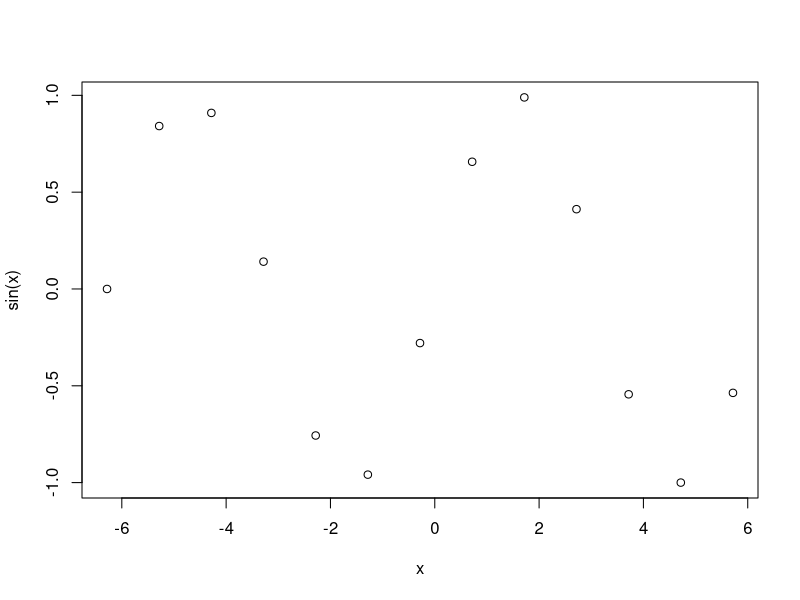
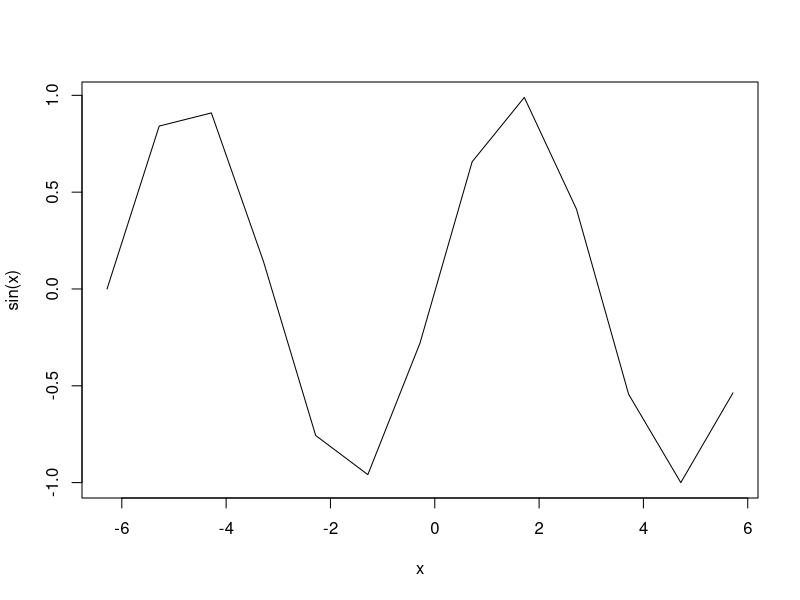
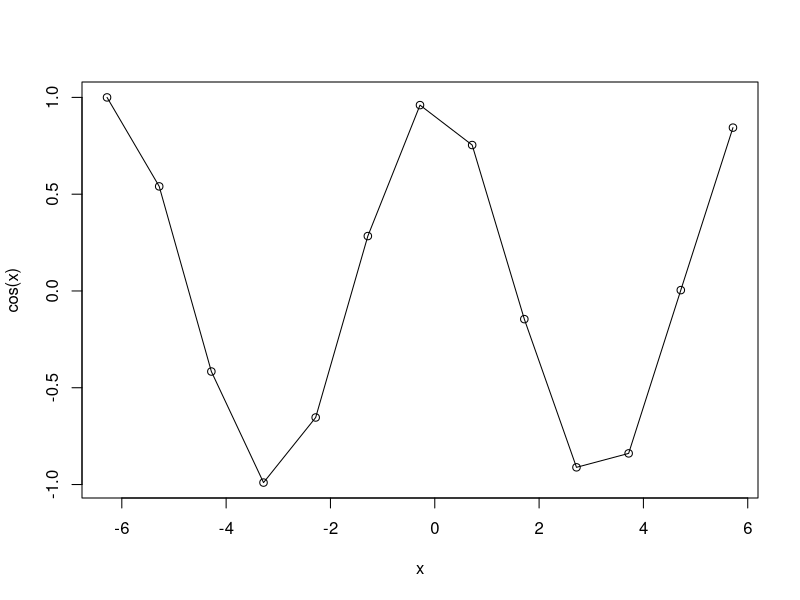
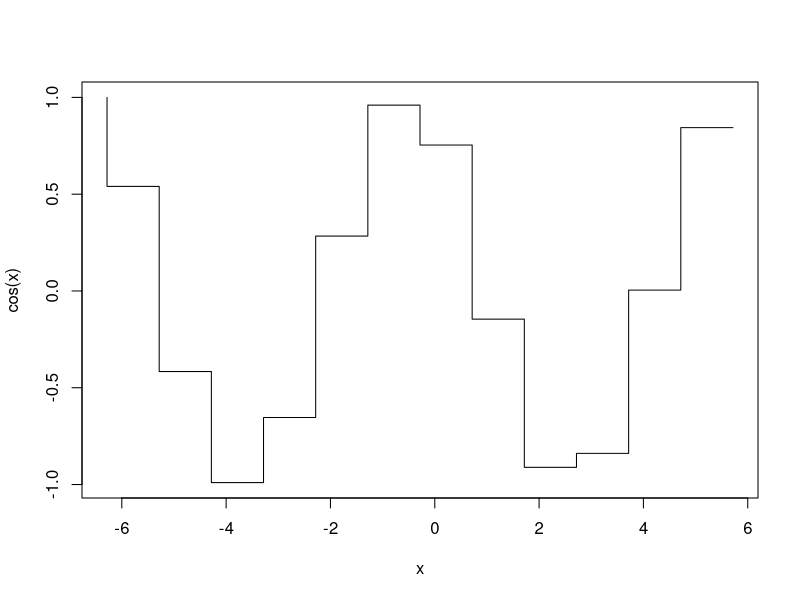
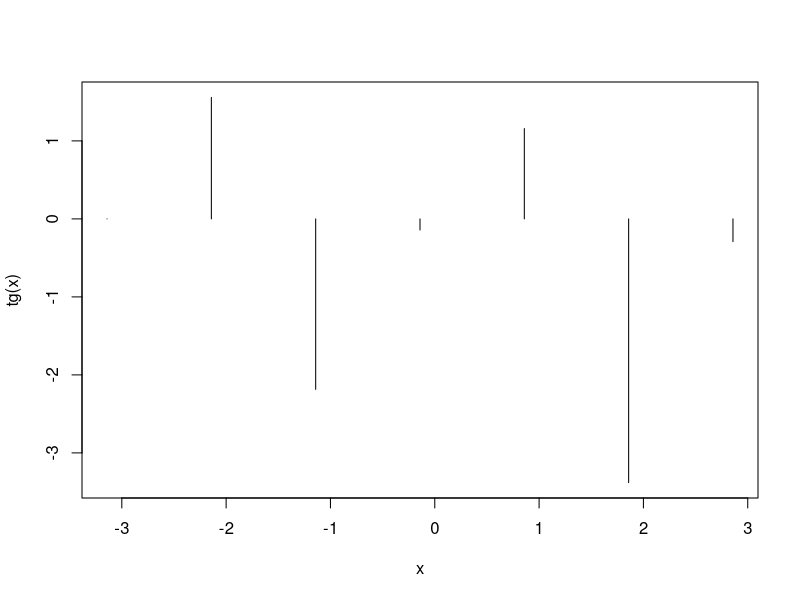
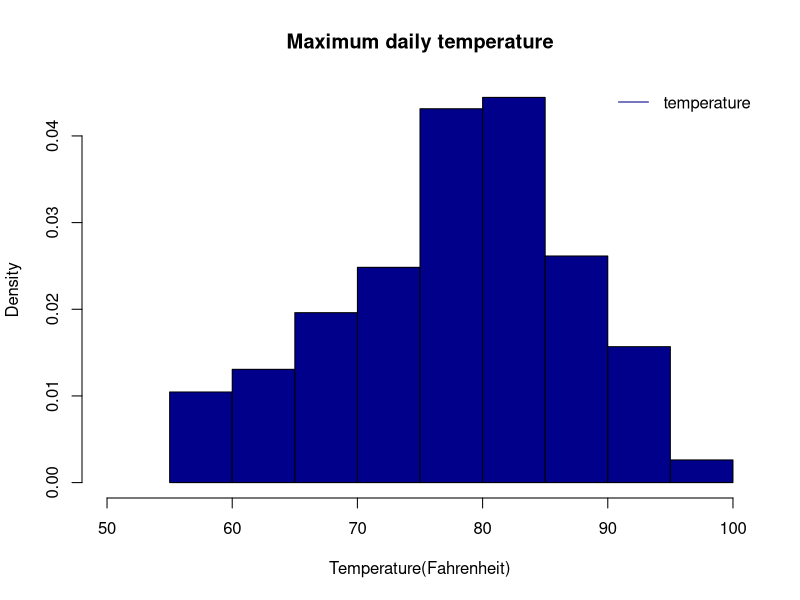
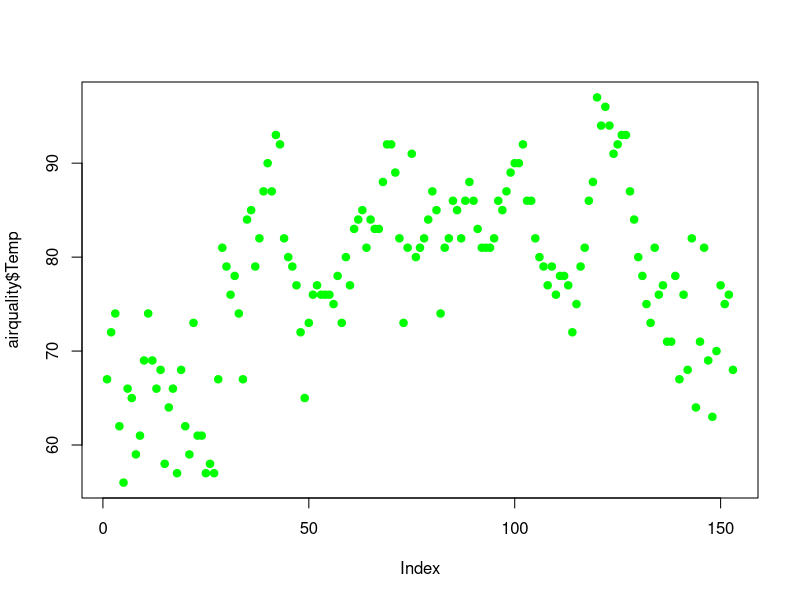
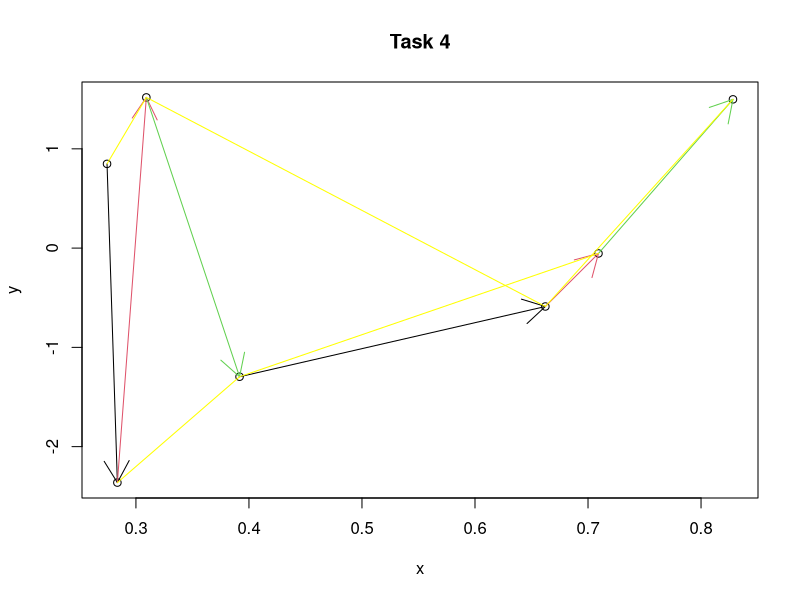

Recreate these plots in R, in order.
par(mfrow=c(1,1))
#TRIGONOMETHRIC FUNCTIONS

x <- seq(-2*pi,2*pi);
y <- sin(x);
plot(x,y,type='p',xlab='x',ylab='sin(x)'); #point line
plot(x,y,type="l",xlab='x',ylab='sin(x)'); #common line

y <- cos(x);
plot(x,y,type="o",xlab='x',ylab='cos(x)'); #overplotted points and lines
plot(x,y,type="S",xlab='x',ylab='cos(x)'); #stair steps

x <- seq(-1*pi,pi);
y <- tan(x);
plot(x,y,type="h",xlab='x',ylab='tg(x)'); #histogram-like vertical lines

# #import airquality dataset
library(datasets)
data(airquality)
print(airquality)


# #temperature histogramm
hist (airquality$Temp,
	main="Maximum daily temperature",
	xlab="Temperature(Fahrenheit)",
	xlim=c(50,100),
	col="darkblue",
	freq=FALSE)

legend("topright", 
       c("temperature"), 
       lty=c(1), 
       col="darkblue", 
       bty = "n")


plot(airquality$Temp, col="green", pch =19)


#4
x <- stats::runif(7); y <- stats::rnorm(7)
i <- order(x, y); x <- x[i]; y <- y[i]
plot(x, y, main = "Task 4")
s <- seq(length(x)-1)
arrows(x[s], y[s], x[s+1], y[s+1], col= 1:3)
s <- s[-length(s)]
segments(x[s], y[s], x[s+2], y[s+2], col= 'yellow')
